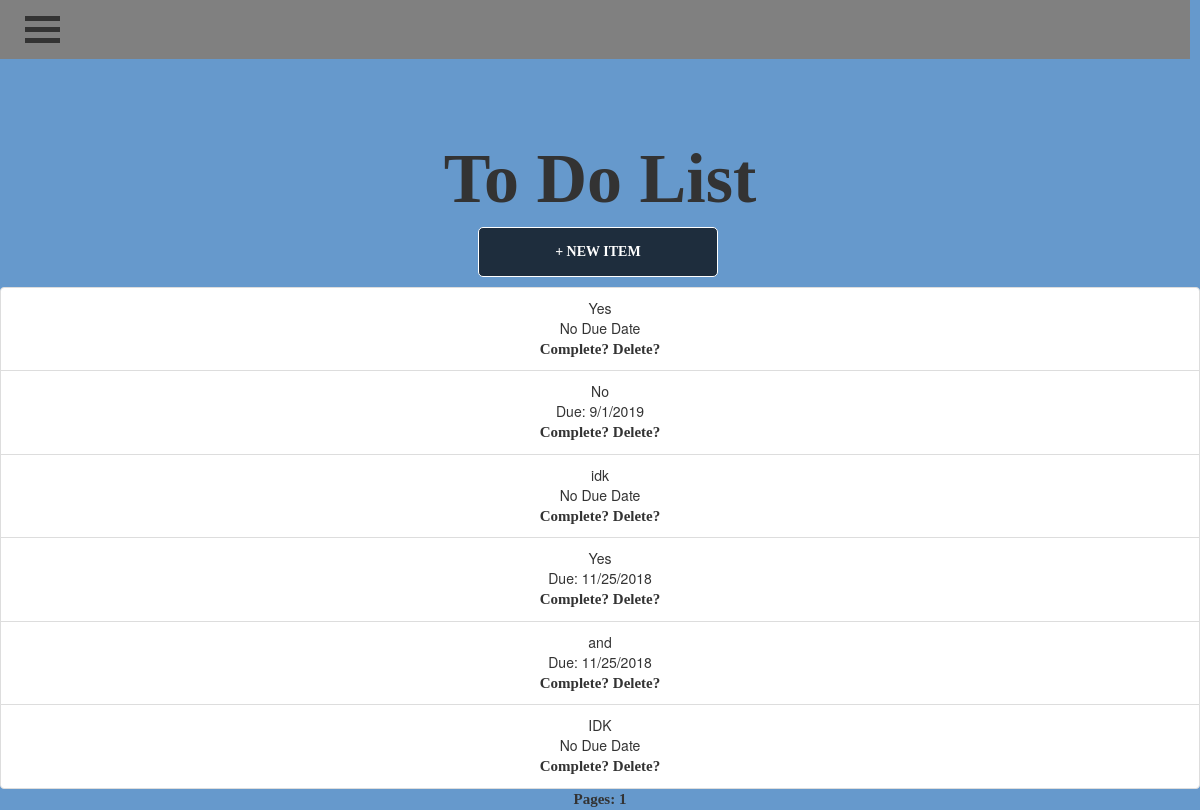
The app's page /todo_list (signed in), older data.
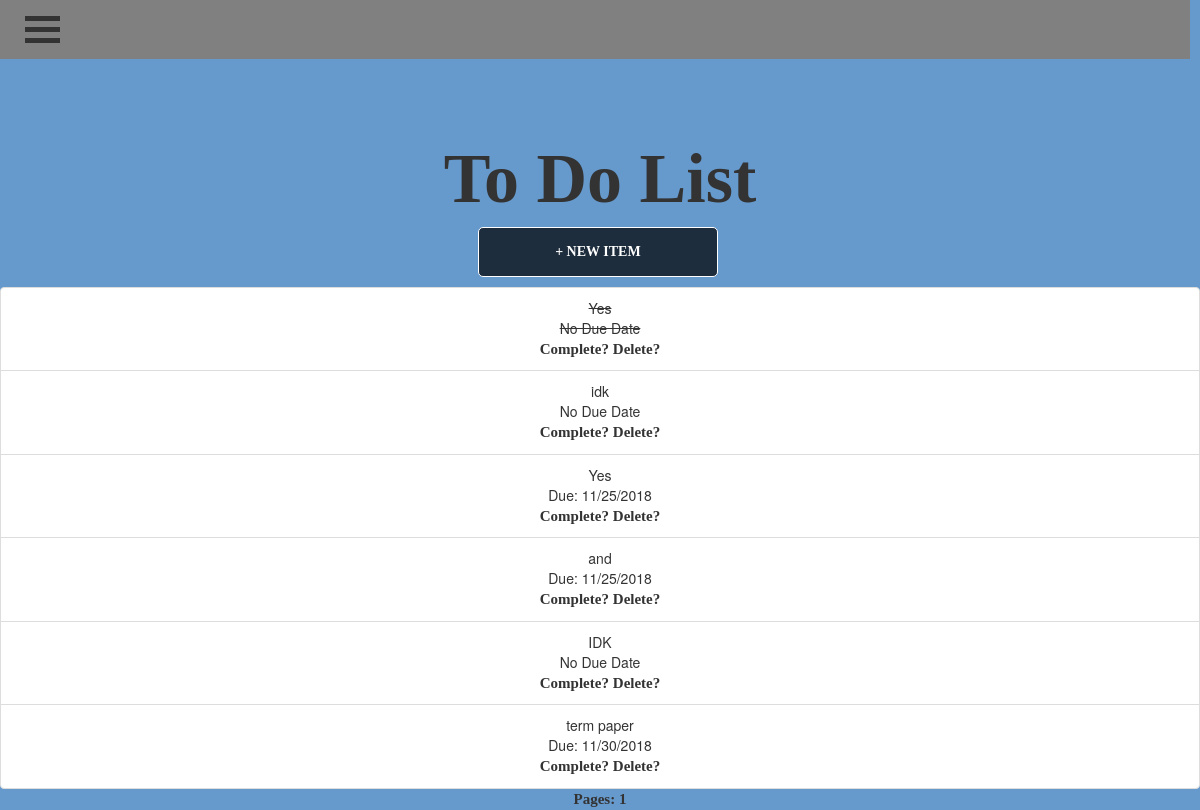
The same page, newer data.
### Application/models.py (models this page shows)
class Task(db.Model):
	id = db.Column(db.Integer, primary_key=True)
	title = db.Column(db.String(20))
	description = db.Column(db.String(200))
	complete = db.Column(db.Boolean, nullable=False, default=False)
	due = db.Column(db.DateTime, nullable=True)
	user = db.Column(db.Integer, db.ForeignKey('user.id'), nullable=False)

### Application/routes.py (the view)
@application.route('/todo_list')
@login_required
def ToDoList():
	page = request.args.get('page', 1, type=int)
	tasks = Task.query.filter_by(author=current_user)\
	.order_by(Task.id.asc())\
	.paginate(page=page, per_page=10)
	return render_template('/todo_list.html', title='ToDoList', tasks=tasks, user=current_user)

### Application/models.py (called while the page is built)
@login_manager.user_loader # loads in user
def load_user(user_id):
	return User.query.get(int(user_id))

### Application/templates/todo_list.html
{% extends "layout.html" %}
{% block content %}
<div align="center">
    <div class="row">
	<h1 class="col">To Do List</h1>
	<form method='GET' action ='/task/new'><button href="/task/new" class="myButton">+ New Item</button></form>
    </div>
        <div class="list-group-flush" id="tasks">
		{% for task in tasks.items %}
            <div class="list-group-item list-group-item-primary">
			{% if task.complete %}
                <div style="text-decoration: line-through;">
			{% else %}
                <div style="text-decoration: none;">
			{% endif %}
			{{ task.title }}<br>
			{% if task.due != None %}
				Due: {{ task.due.month|string+'/'+task.due.day|string+'/'+ task.due.year|string }}<br>
			{% else %}
				No Due Date<br>
			{% endif %}
            </div>
			<a href="/task/{{ task.id }}/complete">Complete?</a>
			<a href="/task/{{ task.id }}/delete">Delete?</a>
            </div>
		{% endfor %}
         </div>
	<p>
		Pages:
			{% if page_num %}
				{% for page_num in tasks.iter_pages(left_edge=1, right_edge=1, left_current=1, right_current=2) %}
					{% if tasks.page == page_num %}
						<a href="{{ url_for('ToDoList', page=page_num) }}" style="font-weight: bold;">{{ page_num }}</a>
					{% else %}
						<a href="{{ url_for('ToDoList', page=page_num) }}">{{ page_num }}</a>
					{% endif %}
				{% endfor %}
			{% else %}
				<a href="{{ url_for('ToDoList', page=1) }}" style="font-weight: bold;">1</a>
			{% endif %}
	</p>
</div>
{% endblock content %}

### Application/templates/layout.html (shortened to what this page needs)
<!DOCTYPE html>
<html>
<head>
    <link rel="stylesheet" href="https://maxcdn.bootstrapcdn.com/bootstrap/3.3.7/css/bootstrap.min.css">
	<link rel="stylesheet" media="screen" href="https://fontlibrary.org/face/now" type="text/css"/>
    <link rel="stylesheet" media="screen" href="{{url_for('static', filename='style.css') }}" type="text/css"/>
</head>
<body>
    <div>
	<div class="dropdown" onclick="openNav(this)">
		<button class="open-btn">
			<div class="container">
  				<div class="bar1"></div>
  				<div class="bar2"></div>
  				<div class="bar3"></div>
			</div>
		</button>
    </div>
	</div>
	<br><br><br><br><br><br>
   	{% block content %}{% endblock %}
</body>
</html>

### Application/static/style.css (style rules this page uses)
h1 { font-family: 'Now'; font-weight: bold; font-size: 70px; text-align: center; color: #333; }
p { font-family: 'Now'; font-weight: bold; font-style: normal; font-size: 15px; color: #333; }
a { font-family: 'Now'; font-weight: bold; font-style: normal; font-size: 15px; color: #333; }
body { background-color: #6699cc; background-position: center; height: 600px; }
.myButton { border:0.1em solid #FFFFFF; border-radius: 5px; margin:0 0.3em 0 0; padding: 0; box-sizing: border-box; text-decoration:none; font-weight: bolder; color:#FFFFFF; font-family: 'Now'; background: rgba(0,0,0,0.7); text-align:center; text-transform: uppercase; transition: all 0.2s; width: 240px; margin-bottom: 10px; height: 50px; -webkit-transition: all 1s ease; white-space: nowrap; }
form { font-family: 'Now'; font-weight: bold; color: #333333; }
.open-btn { background-color: transparent; padding: 10px; font-size: 20px; border: none; transition: 0.5s ease; z-index: 1; }
.dropdown { position: absolute; display: inline-block; }
.container { display: inline-block; cursor: pointer; float: right; }
.bar1, .bar2, .bar3 { width: 35px; height: 5px; background-color: #333; margin: 6px 0; transition: 0.4s; }

Row changes from the older to the newer data that the page shows:
removed Task: title "No", due.month "9/1/2019"
changed Task (number 1 of 6 on the later page): complete False → True (drawn)
added Task: title "term paper", due.month "11/30/2018"
